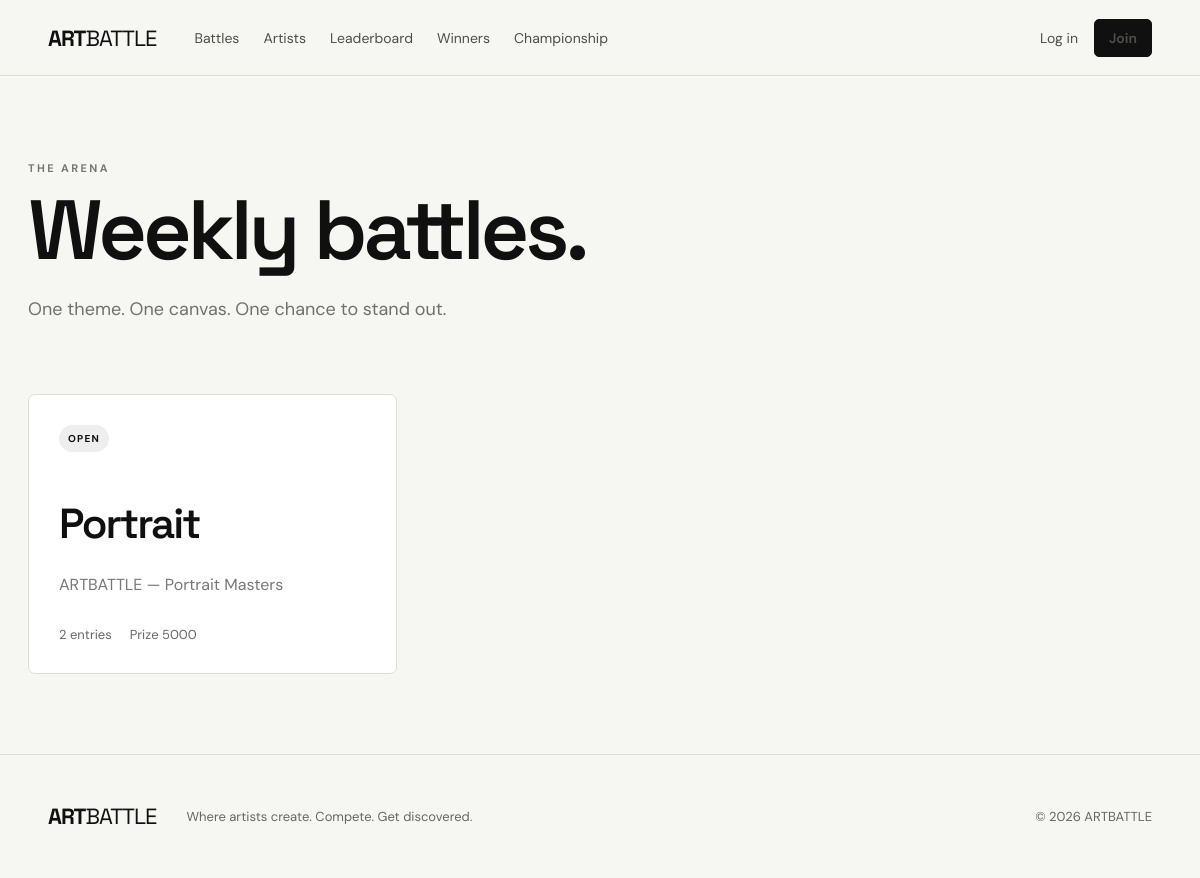
Screenshot of /battles/ with the database file from the repository.
### core/models.py (models this page shows, shortened)
class Battle(models.Model):
    STATUS = [
        ("draft", "Draft"),
        ("open", "Open"),
        ("voting", "Voting"),
        ("closed", "Closed"),
    ]
    title = models.CharField(max_length=120)
    theme = models.CharField(max_length=120)
    description = models.TextField(blank=True)
    start_at = models.DateTimeField()
    submission_deadline = models.DateTimeField()
    voting_deadline = models.DateTimeField()
    prize_text = models.CharField(
        max_length=160,
        default="Sponsor-funded prize"
    )
    prize_amount = models.DecimalField(
        max_digits=10,
        decimal_places=2,
        default=0
    )
    status = models.CharField(
        max_length=10,
        choices=STATUS,
        default="draft"
    )
    is_monthly = models.BooleanField(default=False)
    created_at = models.DateTimeField(auto_now_add=True)
    class Meta:
        ordering = ["-start_at"]
    @property
    def artwork_count(self):
        return self.artworks.count()

### core/views.py (the view)
# urls.py: path("battles/", views.battles, name="battles"),
def battles(request):
    battle_list = Battle.objects.all().order_by("-start_at")
    return render(
        request,
        "core/battles.html",
        {"battles": battle_list},
    )

### core/templates/core/battles.html
{% extends 'core/base.html' %}{% block title %}Battles — ARTBATTLE{% endblock %}{% block content %}
<section class="page-head"><div class="eyebrow">THE ARENA</div><h1>Weekly battles.</h1><p>One theme. One canvas. One chance to stand out.</p></section>
<div class="battle-grid">{% for b in battles %}<a class="battle-card" href="{% url 'battle_detail' b.pk %}"><div class="battle-top"><span class="tag">{{b.status|upper}}</span>{% if b.is_monthly %}<span class="tag accent">MONTHLY</span>{% endif %}</div><h2>{{b.theme}}</h2><p>{{b.title}}</p><div class="battle-meta"><span>{{b.artwork_count}} entries</span><span>Prize {{b.prize_amount|floatformat:0}}</span></div></a>{% empty %}<div class="empty">No battles published yet.</div>{% endfor %}</div>
{% endblock %}

### core/static/core/style.css (style rules this page uses)
:root { --bg:#f6f6f3;--ink:#101010;--muted:#70706d;--line:#deded8;--card:#fff;--accent:#d8ff3e;--dark:#111;--max:1240px }
* { box-sizing:border-box }
body { margin:0;background:var(--bg);color:var(--ink);font-family:'DM Sans',sans-serif }
a { color:inherit;text-decoration:none }
.eyebrow { font-size:11px;letter-spacing:2.4px;font-weight:700;color:#777;text-transform:uppercase;margin-bottom:16px }
.hero h1,.page-head h1,.form-page h1,.auth-page h1,.battle-hero h1,.champion-hero h1 { font:600 clamp(50px,7vw,90px)/.95 'Space Grotesk';letter-spacing:-4px;margin:0 0 26px }
.page-head { max-width:var(--max);margin:auto;padding:85px 28px 55px }
.page-head p { font-size:18px;color:#70706d }
.battle-grid { max-width:var(--max);margin:0 auto;padding:0 28px 80px;display:grid;grid-template-columns:repeat(3,1fr);gap:18px }
.battle-card { background:white;border:1px solid var(--line);padding:30px;min-height:280px;border-radius:7px;display:flex;flex-direction:column;transition:.2s }
.battle-card h2 { font:600 42px 'Space Grotesk';letter-spacing:-2px;margin:45px 0 8px }
.battle-card p { color:#777 }
.battle-top { display:flex;gap:7px }
.tag { display:inline-block;font-size:10px;font-weight:700;letter-spacing:1.2px;background:#eee;padding:7px 9px;border-radius:20px;width:max-content }
.battle-meta { display:flex;gap:18px;margin-top:auto;font-size:13px;color:#666 }

### rows the page displays
Battle: status "OPEN", theme "Portrait", title "ARTBATTLE — Portrait Masters", artwork_count "2", prize_amount "5000"
